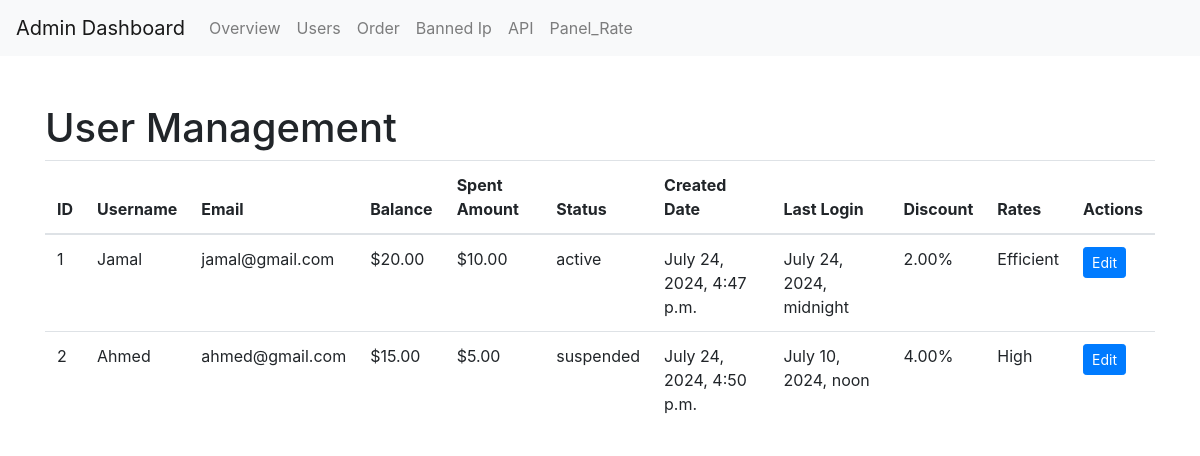
The page /admindash/user_list/ (signed in) on the database its author committed.
### admindash/models.py (models this page shows, shortened)
class UserProfile(models.Model):
    user = models.OneToOneField(settings.AUTH_USER_MODEL, on_delete=models.CASCADE)
    balance = models.DecimalField(max_digits=10, decimal_places=2, default=0.00)
    spent_amount = models.DecimalField(max_digits=10, decimal_places=2, default=0.00)
    status = models.CharField(max_length=20, choices=[('active', 'Active'), ('suspended', 'Suspended')])
    created_date = models.DateTimeField(auto_now_add=True)
    last_login = models.DateTimeField(null=True, blank=True)
    discount = models.DecimalField(max_digits=5, decimal_places=2, default=0.00)
    rates = models.TextField(blank=True)

### admindash/views.py (the view)
# urls.py: path('user_list/', user_list, name='users'),
@login_required
def user_list(request):
    users = UserProfile.objects.all()
    return render(request, 'templates/user_list.html', {'users': users})

### templates/user_list.html
{% extends 'base_admin.html' %}
{% block content %}
<h1>User Management</h1>
<table class="table">
    <thead>
        <tr>
            <th>ID</th>
            <th>Username</th>
            <th>Email</th>
            <th>Balance</th>
            <th>Spent Amount</th>
            <th>Status</th>
            <th>Created Date</th>
            <th>Last Login</th>
            <th>Discount</th>
            <th>Rates</th>
            <th>Actions</th>
        </tr>
    </thead>
    <tbody>
        {% for obj in users %}
        <tr>
            <td>{{ obj.id }}</td>
            <td>{{ obj.user.username }}</td>
            <td>{{ obj.user.email }}</td>
            <td>${{obj.balance }}</td>
            <td>${{ obj.spent_amount }}</td>
            <td>{{ obj.status }}</td>
            <td>{{ obj.created_date }}</td>
            <td>{{ obj.last_login }}</td>
            <td>{{ obj.discount }}%</td>
            <td>{{ obj.rates }}</td>
            <td>
                <a href="#" class="btn btn-primary btn-sm">Edit</a>
            </td>
        </tr>
        {% endfor %}
    </tbody>
</table>
{% endblock %}

### rows shown on the page
UserProfile: id "1", user.username "Jamal", user.email "jamal@gmail.com", balance "20.00", spent_amount "10.00", status "active", created_date "July 24, 2024, 4:47 p.m.", last_login "July 24, 2024, midnight", discount "2.00", rates "Efficient"
UserProfile: id "2", user.username "Ahmed", user.email "ahmed@gmail.com", balance "15.00", spent_amount "5.00", status "suspended", created_date "July 24, 2024, 4:50 p.m.", last_login "July 10, 2024, noon", discount "4.00", rates "High"
